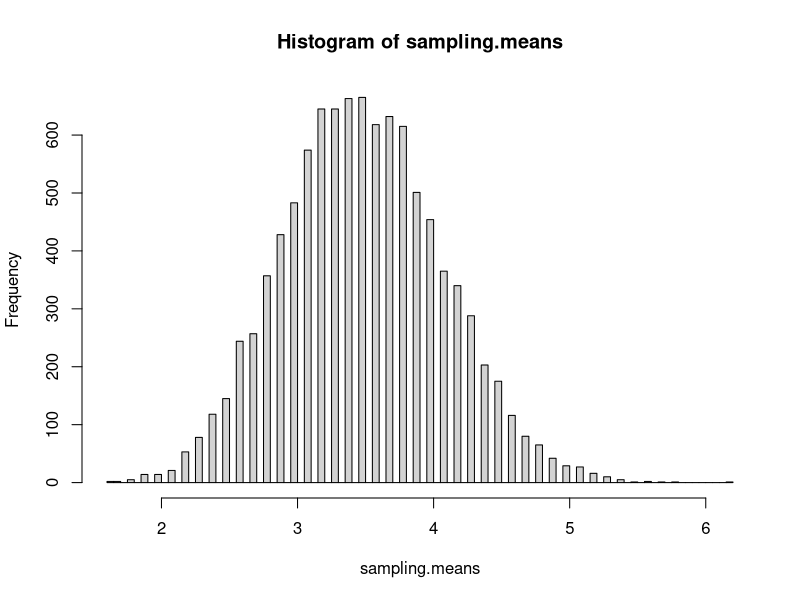
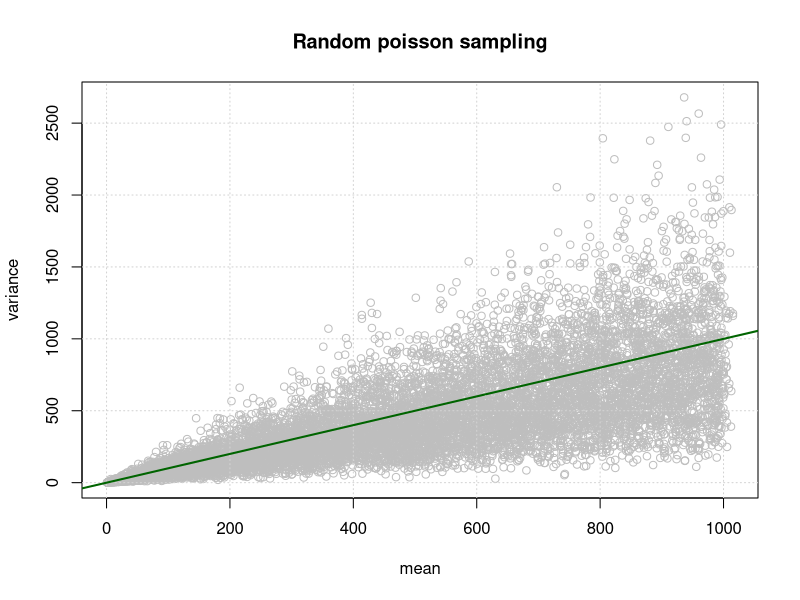
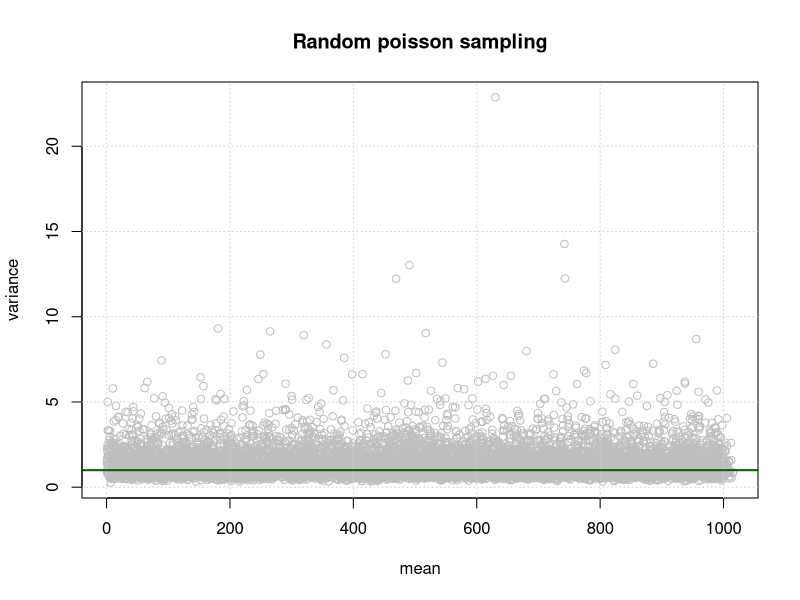
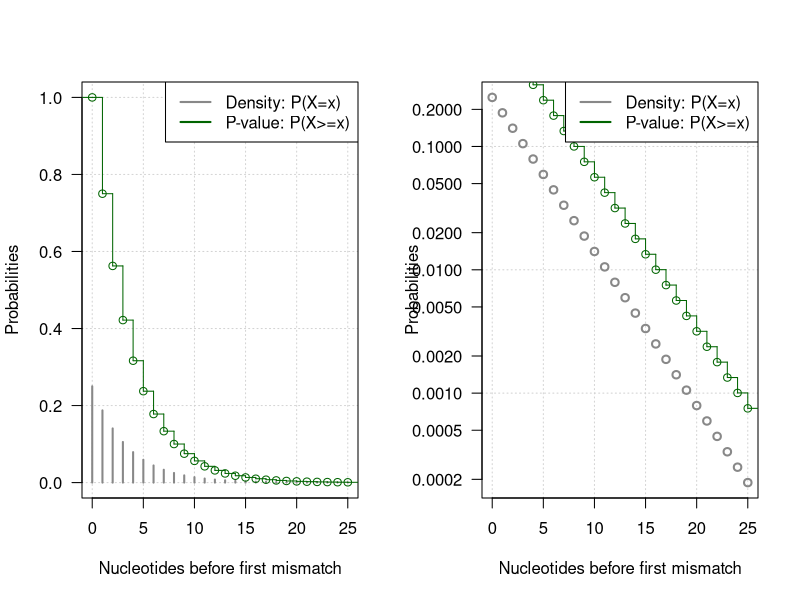
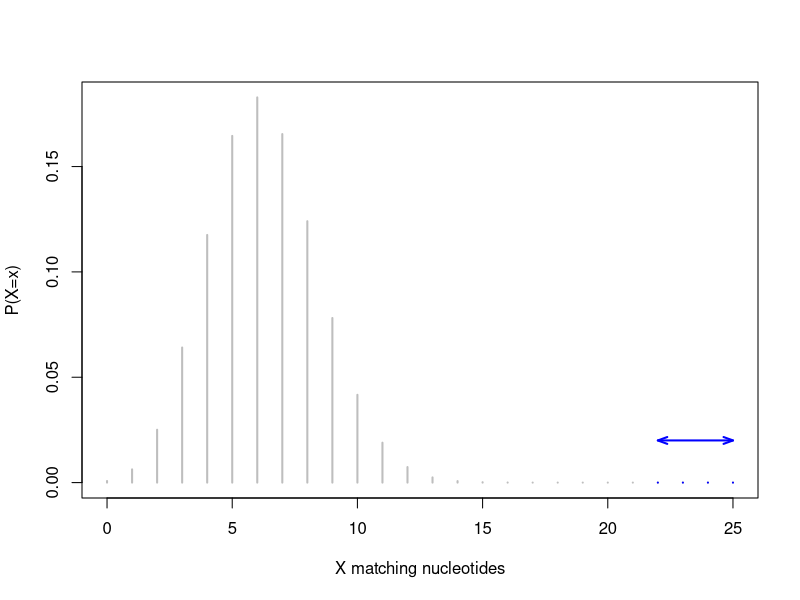
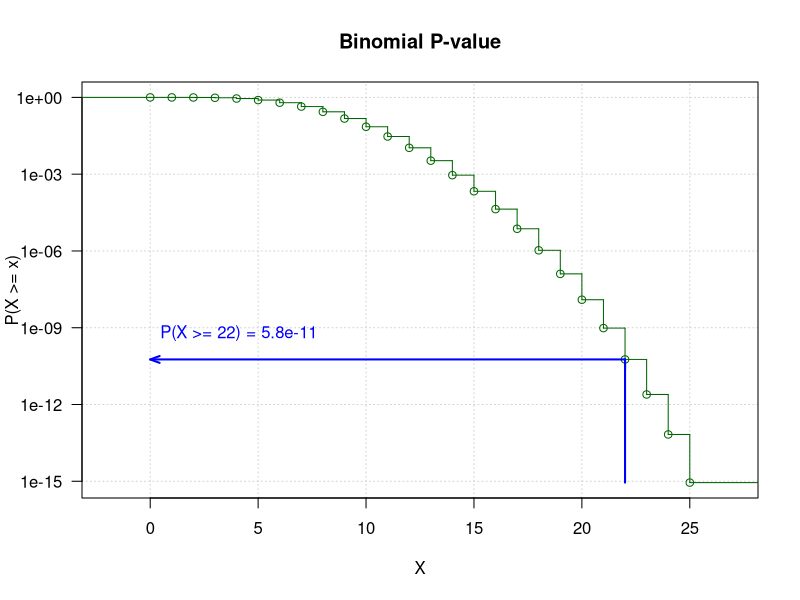
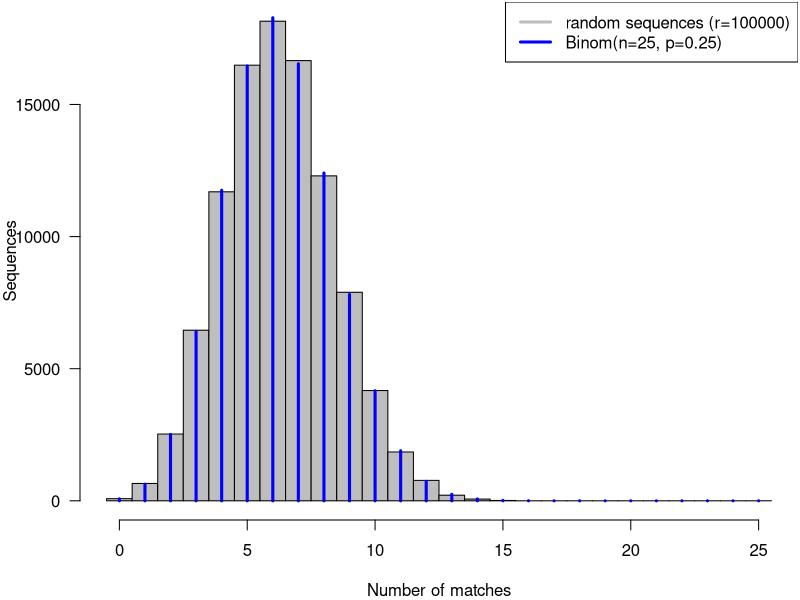
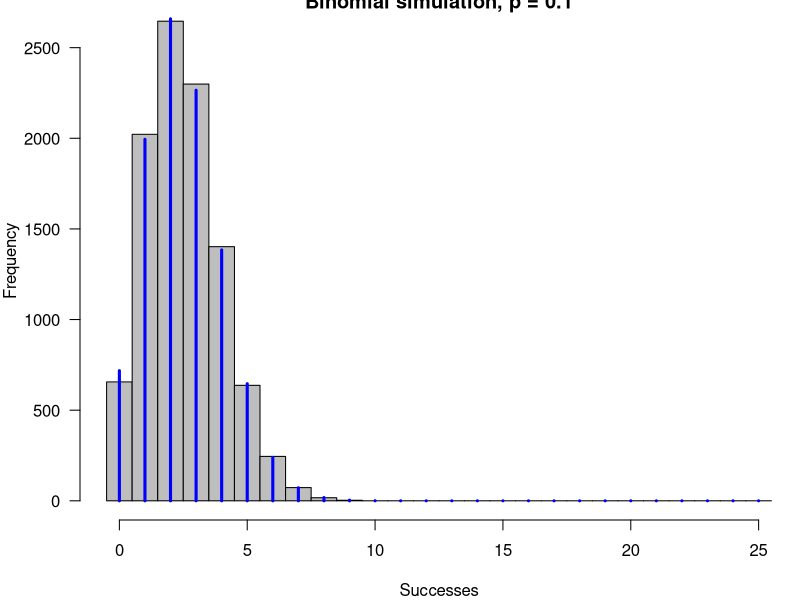

The R source for these figures, in order:
## ---- chunk 1
knitr::opts_chunk$set(echo = TRUE, eval = TRUE, cache = FALSE, message = FALSE, warning = FALSE,
                      comment = "")

## Options to display pretty numbers
library(knitr)
knit_hooks$set(inline = function(x) {
  prettyNum(x, big.mark=" ")
})
options(scipen = 6, digits = 3)

knitr::asis_output("\\footnotesize")

## ---- chunk 2
lambda <- 3
rep <- 1000
x <- rpois(n=rep, lambda=lambda)
mean(x)
var(x)
## ---- chunk 3
# ?replicate
## Example of usage of the replicate function
sampling.means <- replicate(n = 10000, mean(rpois(n=10, lambda=3.5)))

hist(sampling.means, breaks=100)
## ---- chunk 4
# This function returns the mean and variance of a 
# random sample drawn from a Poisson distribution
# 
# Parameters:
#   n sample size (number of elements to draw)
#   lambda expectation of the Poisson
rpois.mean.and.var <- function(n, lambda) {
  x <- rpois(n, lambda)
  return(data.frame(mean=mean(x), var=var(x)))
}

rpois.mean.and.var(n=10, lambda=3.5)

# Quentin Ferre's solution with lapply
rep <- 10000
lambda <- runif(n=rep, min = 1, max=1000)
result <- lapply(lambda, rpois, n=10)
## ---- chunk 5
# Define a data frame with 2 columns indicating 
# the mean and variance of the random Poisson samples.
rpois.stats <- data.frame(
  mean=unlist(lapply(result, mean)), 
  var=unlist(lapply(result, var))*9/10
)

# Plot the relationship between mean and variance
plot(x=rpois.stats$mean, 
     y=rpois.stats$var, col="grey",
     main="Random poisson sampling",
     xlab="mean", ylab="variance")
grid()
abline(a=0, b=1, col="darkgreen", lwd=2)
## ---- chunk 6
# Compute the coefficient of variation
rpois.stats$V <- rpois.stats$mean / rpois.stats$var

# Check the mean of the coefficient of variation
mean(rpois.stats$V)
median(rpois.stats$V)
sum(rpois.stats$mean >= rpois.stats$var)/nrow(rpois.stats)

## PROBLEM HERE: 
## THE VAR IS HIGHER THAN THE MEAN IN MORE CASES THAN EXPECTED
## THE MEAN VAR IS HIGHER THAN THE MEAN MEAN

# Plot the relationship between mean and coefficient of variation
plot(rpois.stats$mean, rpois.stats$V, col="grey",
     main="Random poisson sampling",
     xlab="mean", ylab="variance")
grid()
abline(h=1, col="darkgreen", lwd=2)
## ---- chunk 7
k <- 25    # Read length
L <- 50e6  # Library size
C <- 23    # Number of chromosomes
G <- 3e9   # Genome size
p <- 1/4   # Matching probability for a nucleotide
## ---- chunk 8
# Matching probabilty for a given read 
# at a given genomic position
P.read <- p^k  
## ---- chunk 9
N <- 2 * (G - C * (k - 1))
## ---- chunk 10
P.genomic <- 1 - (1 - P.read)^N
## ---- chunk 11
P.library <- 1 - (1 - P.read)^(N*L)
## ---- chunk 12
E <- P.read * N * L
## ---- chunk 13
p <- 0.25  # Matching probability for each nucleotide
x <- 11    # Number of matches before the first mismatch
P.x <- p^x * (1-p)
Pval.x <- p^x
## ---- chunk 14
x <- 0:25  # Series of X values

# Geometric density function
P.x <- dgeom(x = x, prob = p)

# Geometric p-value distribution
Pval.x <- pgeom(q = x-1, prob = p, lower.tail = FALSE)

par(mfrow=c(1,2))
plot(x, P.x, type="h", lwd=2, col="#888888", ylim=c(0,1), las=1, panel.first=grid(), 
     xlab="Nucleotides before first mismatch", ylab="Probabilities")
lines(stepfun(x, c(1, Pval.x)), verticals=TRUE, col="darkgreen")
legend("topright", legend=c("Density: P(X=x)", "P-value: P(X>=x)"), col=c("#888888", "darkgreen"), lwd=2)

plot(x, P.x, type="p", lwd=2, col="#888888", las=1, 
     panel.first=grid(), log="y",
     xlab="Nucleotides before first mismatch", ylab="Probabilities")
lines(stepfun(x, c(1, Pval.x)), verticals=TRUE, col="darkgreen")
legend("topright", legend=c("Density: P(X=x)", "P-value: P(X>=x)"), col=c("#888888", "darkgreen"), lwd=2)

par(mfrow=c(1,1))

## ---- chunk 15
n <- 25     # Number of trials, i.e. the length of the alignment
m <- 3      # Maximal number of accepted mismatches
k <- n -m   # Number of matches
p <- 1/4    # Matching probability for one nucleotide
## ---- chunk 16
x <- 0:n  # All possible numbers of matches
m <- 3    # Max number of mismatches
hits <- (n-m):n # Hits: at least n-m matches
plot(x, dbinom(x, n, p), type="h", lwd=2, col="grey", 
     xlab="X matching nucleotides", ylab="P(X=x)")
lines(hits, dbinom(hits, n, p), type="h", lwd=2, col="blue")
arrows(n-m, 0.02, n, 0.02, length = 0.1, lwd=2, 
       code = 3, angle=20, col="blue")
## ---- chunk 17
x <- 0:n  # All possible numbers of matches
m <- 3    # Max number of mismatches
hits <- (n-m):n # Hits: at least n-m matches
y <- pbinom(x-1, n, p, lower=FALSE)
plot(stepfun(x, c(1, y)), verticals = TRUE,
#plot(x+0.5, y, type="S", lwd=2,
     col="darkgreen", las=1, main="Binomial P-value", 
     xlab="X", ylab="P(X >= x)", log="y",
     panel.first = grid())
pval <- pbinom(n-m-1, n, p, lower=FALSE)
arrows(n-m, pbinom(n-1, n, p, lower=FALSE), n-m, pval, 
       angle = 0, length = 0.1, lwd=2, col="blue")
arrows(n-m, pval, 0, pval, 
       angle = 20, length = 0.1, lwd=2, col="blue")
text(0, 10*pval, 
     labels = paste("P(X >= ", n-m, ") = ", 
                    signif(digits=2, pval), sep=""), pos = 4, col="blue")
## ---- chunk 18
# Generate random sequences with equiprobable residues
alphabet <- c("A", "C", "G", "T") # Nucleotide alphabet
n <- 25    # Size of the reads
rep <- 100000 # number of repetitions
# Generate random "sequeences" 
# (actually a matrix of letters)
seq <- data.frame(matrix(nrow=rep, ncol=n, sample(alphabet, size=n * rep, replace = TRUE)))

# Print the 5 first sequences to check result
cat(c(apply(seq[1:5,], 1, paste, collapse=""), "..."), sep="\n")
## ---- chunk 19
## Count the number of matches between a random read 
## and random sequences of the same length

# Generate a random read
read <- sample(alphabet, size=n, replace = TRUE)

# Define a function counting the number of matching
# residues between two sequences
count.matches <- function(seq1, seq2) {
  return(sum(seq1==seq2))
}

# Compute alignment lengths
matches.per.seq <- apply(seq, 1, count.matches, read)

## Plot an histogram to compare the simulation results 
## and the theoretical distribution
par(mar=c(4,4,0.1,0.1))
hist(matches.per.seq, breaks=seq(from=-0.5, to=n+0.5, by=1), col="grey",
     las=1,
     main="",
     xlab="Number of matches",
     ylab="Sequences")
x <- 0:n
lines(x, rep*dbinom(x, size = n, prob = 0.25), type="h", col="blue", lwd=3)
legend("topright", 
       c(paste(sep="", "random sequences (r=", rep, ")"),
         paste(sep="", "Binom(n=",n,", p=", p,")")), 
       lwd=3,
       col=c("grey", "blue"))
## ---- chunk 20
rand.rep <- 10000 # Random sample size
p <- 0.1          # Prior probability
n <- 25           # Number of trials for the binomial
exp.mean <- n*p   # Expected number of successes
exp.var <- n*p*(1-p)

# Generate random numbers
x <- rbinom(n = rand.rep, size = n, prob = p)

# Compute statistics
stats <- data.frame(p = p, n = n,exp.mean=exp.mean, mean=mean(x), 
  exp.var = exp.var, variance=var(x), sd=sd(x))
kable(stats, digits=4)
## ---- chunk 21
hist(x, breaks=(0:26)-0.5, col="grey", main=paste("Binomial simulation, p =", p),
     xlab="Successes", ylab="Frequency", las=1)
lines(0:25, rand.rep*dbinom(x = 0:25, size = n, prob = p), col="blue", lwd=3, type="h")
## ---- chunk 22
## Simulate local alignment with random sequences. 
## Align a given read with random sequences and measure the 
## length of the longest alignment with at most m mismatches. 

# Max accepted mismatches.
m <- 5
# Note: the alignment stops at m+1

## Define a function counting the length of the alignment 
## until the (m+1)th mismatch
ali.length <- function(seq1, seq2, max.mismatch) {
  mismatches <- which(seq1!=seq2)
  if (length(mismatches) > max.mismatch) {
    return(mismatches[max.mismatch+1]-1)
  } else {
    return (length(seq1))
  }
}

# Compute alignment lengths
ali.lengths <- apply(seq, 1, ali.length, read, m)
max.len <- max(ali.lengths)
## ---- chunk 23
## Show the first alignments
cat(read, sep="")

## Highlight matches in uppercases and mismatches in lowercases
match.cases <- function(seq1, seq2, max.mismatches=NA) {
  seq1 <- unlist(seq1)
  seq2 <- unlist(seq2)
  result <- toupper(seq1)
  mismatches <- seq1 != seq2
  result[mismatches] <- tolower(seq1[mismatches])
  if (!is.na(max.mismatches)) {
    mismatch.pos <- which(seq1 != seq2)
    if (length(mismatch.pos) > max.mismatches) {
      result[mismatch.pos[max.mismatches+1]:length(seq1)] <- ""
    }
  }
  return(paste(result, collapse=""))
}

result <- apply(seq[1:5,], 1, match.cases, read, m)
cat(c(result, "..."), sep="\n")

## ---- chunk 24
k <- 0:25    # Number of successes

par(mfrow=c(2,2))
par(mar=c(4,4,1,1))
for (r in c(1, 2, 5, 10)) {
  P.k <- dnbinom(k, size = r, prob = 0.75)
  plot(k, P.k, type="h", panel.first = grid(), lwd=3, ylim=c(0,1), las=1, xlab="Number of successes (k)", ylab="P(K=k)", col="darkblue")
  legend("topright", legend=paste("Last failure: r = ", r))
}
par(mfrow=c(1,1))
## ---- chunk 25
read.len <- 25  # Max alignment length
x <- m:read.len # All possible alignment lengths
r <- m+1        # Number of failures
n <- x+1        # Number of trials including the closing failure
p <- 0.25       # Matching probability

# Compute and draw the probability with the dnbinom function
p1 <- dnbinom(x-m, size = m+1, prob = 1-p) 

# Compute (approx) the probability manually and check
p2 <- choose(n -1, r-1) *p^(n-r)*(1-p)^r    
# (p1-p2) / (p1+p2) # Check the precision

## plot an histogram of the alignment lengths
hist(ali.lengths, breaks=seq(from=-0.5, to=max.len+1, by=1), col="grey",
     las=1,
     main=paste("Local alignemnt, at most", m, "mismatches"),
     xlab=paste(sep="", "Nucleotides before ", r, "th mismatch"),
     ylab="Number of sequences")
lines(x, rep*p1, type="h", col="blue", lwd=3)
# lines(x,rep*p2, type="h", col="red", lty="dashed")
legend("topright", 
       c(paste(sep="", "random sequences (r=", rep, ")"),
         paste(sep="", "NB(", r, ",", 1-p, ")")), 
       lwd=3,
       col=c("grey", "blue"))
## ---- chunk 26
r <- 6       # Number of failures
p <- 0.75     # Failure probability
rep <- 100000
k <- rnbinom(n = rep, size = r, prob = p)
max.k <- max(k)
exp.mean <- r*(1-p)/p
rand.mean <- mean(k)
exp.var <- r*(1-p)/p^2
rand.var <- var(k)
hist(k, breaks = -0.5:(max.k+0.5), col="grey", xlab="Number of successes (k)",
     las=1, ylab="", main="Random sampling from negative binomial")
abline(v=rand.mean, col="darkgreen", lwd=2)
abline(v=exp.mean, col="green", lty="dashed")
arrows(rand.mean, rep/20, rand.mean+sqrt(rand.var), rep/20, 
       angle=20, length = 0.1, col="purple", lwd=2)
text(x = rand.mean, y = rep/15, col="purple",
     labels = paste("sd =", signif(digits=2, sqrt(rand.var))), pos=4)
legend("topright", legend=c(
  paste("r =", r), 
  paste("mean =", signif(digits=4, rand.mean)), 
  paste("exp.mean =", signif(digits=4, exp.mean)), 
  paste("var =", signif(digits=4, rand.var)),
  paste("exp.var =", signif(digits=4, exp.var))
  ))
kable(data.frame(r=r, 
                 exp.mean=exp.mean, 
                 mean=rand.mean,
                 exp.var=exp.var,
                 var=rand.var), digits=4)
